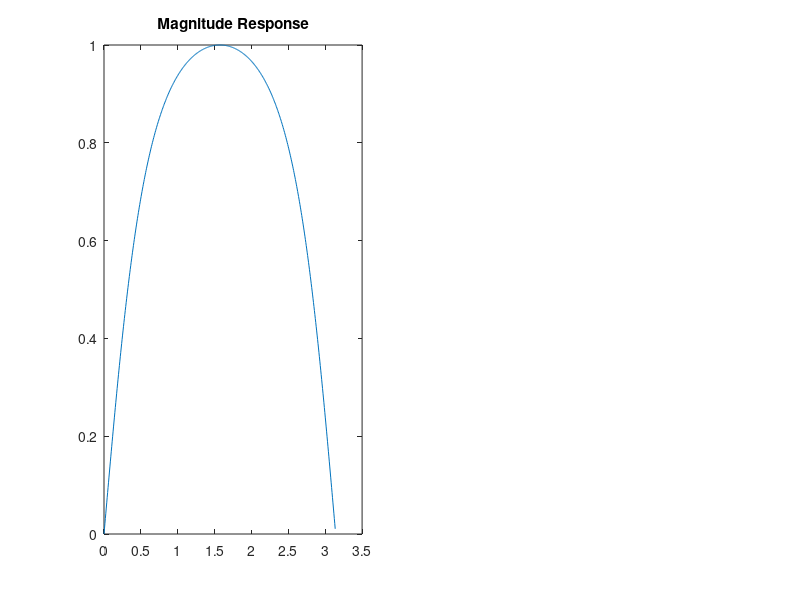

This figure's MATLAB source:
clc;
clear all;
close all;

a = [1 0 -0.268];
b = [0.634 0 -0.634];
N = 512;
[h w] = freqz(b,a,N);
subplot(1,2,1), plot(w,abs(h)), title('Magnitude Response');